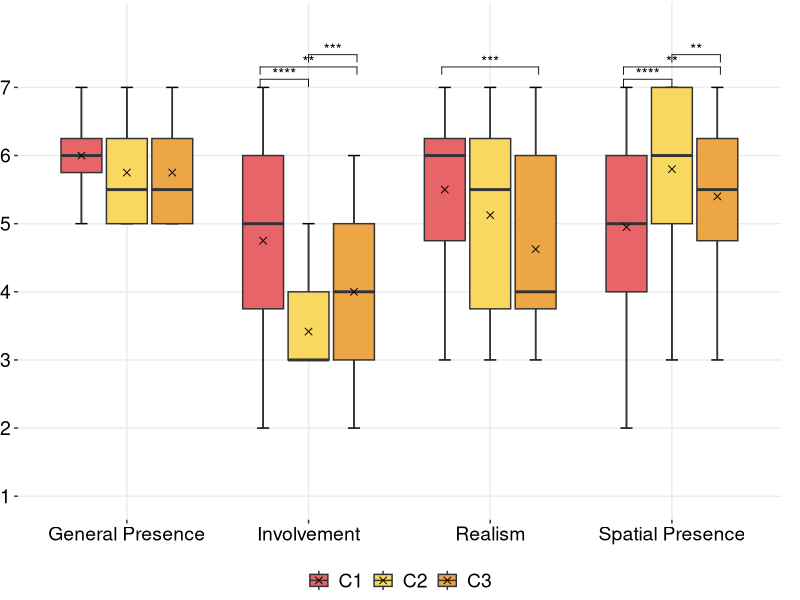
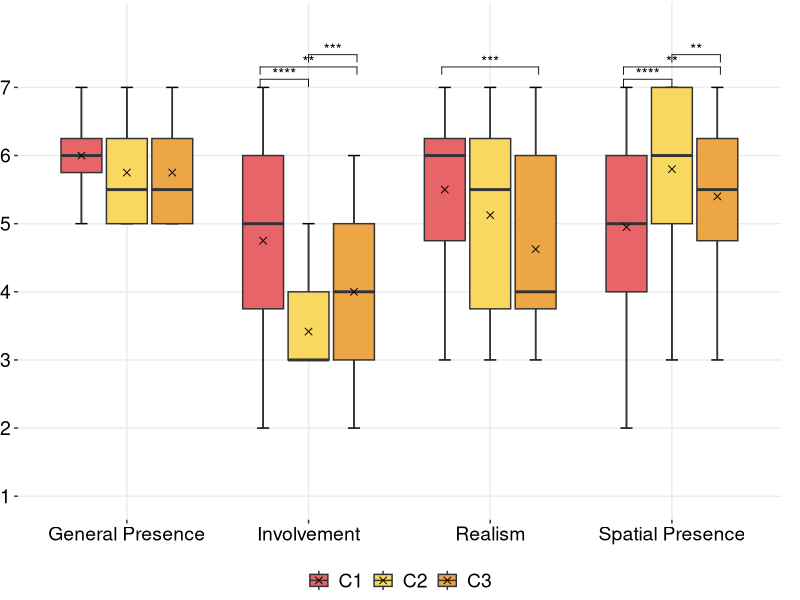

Generate these figures, in order, with R: (Note: this script raises an error after producing the figures.)
## ---- chunk 1
library(ggplot2)
library(ggpubr)
library(dplyr)
library(ggplot2)
library(gridExtra)
library(grid)
library(rstatix)

coloring = c("#E76469", "#F8D85E","#EDA645","#D1B0B3","#8C99A6","#ADD299","#4FA490","#3B7F9F")
fontsize = 14
dodge = .75

# Add automatically x and y positions
df=read.csv('csv/spatial.csv', sep=",")

head(df, n = 9)
## ---- chunk 2
data=read.csv('csv/spatial.csv', sep=",")
my_summary <- data %>%
  group_by(conditions) %>%
  summarize(
    Mean = mean(score),
    Median = median(score),
    SD = sd(score),
    Min = min(score),
    Max = max(score)
  )

# Print the table
my_summary
## ---- chunk 3
stat.test <- df %>% 
  group_by(params) %>% 
  wilcox_test(score~conditions, p.adjust.method = 'BH') %>%
  add_significance("p") %>%
  add_xy_position(x = "params")
  
bxp <- ggplot(df, aes(x = params, y = score)) + 
  stat_boxplot(aes(fill = conditions), 
               geom = "errorbar", 
               width = 0.2,
               position = position_dodge(width = 0.75)) +
  geom_boxplot(aes(fill = conditions), outlier.shape=NA) +
  stat_summary(aes(fill = conditions), 
               fun.y="mean", 
               geom= "point", 
               shape = 4, 
               size = 2,
               colour= "black", 
               position = position_dodge(width = 0.75)) +
  # stat_summary(aes(fill = conditions), 
  #              fun="median",
  #              colour= "black", 
  #              position = position_dodge(width = 0.75)) +
  theme_bw()

bxp + stat_pvalue_manual(stat.test, label = 'p.signif', hide.ns = TRUE, tip.length = 0.02) +
  scale_fill_manual(name= "conditions", values = c("#E76469", "#F8D85E","#EDA645")) +
  scale_color_manual(name = "conditions", values = c("#E76469", "#F8D85E","#EDA645")) + 
  scale_y_continuous(minor_breaks = seq(0, 7.9, 1), breaks = seq(1, 7.9, by=1), limits=c(1,7.9)) +
  theme(axis.line = element_blank(),
        axis.title.x=element_blank(),
        axis.title.y=element_blank(),
        axis.text.x = element_text(color="black", size=fontsize),
        axis.text.y = element_text(color="black", size=fontsize),
        text = element_text(size=fontsize),
        strip.background = element_blank(),
        plot.background = element_blank(),
        plot.margin = unit(c(0.005, .025, 0, 0), "null"),
        panel.border = element_blank(),
        panel.spacing = unit(c(0, 0, 0, 0), "null"),
        #panel.grid.major = element_blank(),
        legend.position="bottom",
        legend.direction = "horizontal",
        legend.justification = c("center", "top"),
        legend.title=element_blank(),
        legend.text=element_text(size=fontsize),
        legend.box.just = "right",
        legend.box.background = element_blank())

# saving the final figure
ggsave("out/spatial.pdf", width = 8, height = 4, dpi = 1000)
## ---- chunk 4
df=read.csv('csv/spatial.csv', sep=",")
condition_order <- c("C1", "C2", "C3")
df$condition <- factor(df$condition, levels = condition_order)
df_gp <- df[df$params == 'General Presence', ]
df_in <- df[df$params == 'Involvement', ]
df_rl <- df[df$params == 'Realism', ]
df_sp <- df[df$params == 'Spatial Presence', ]

df_gp.stat <- df_gp %>% group_by(role) %>%
  wilcox_test(score~condition, p.adjust.method = 'holm', paired = TRUE) %>%
  add_significance("p") %>% add_xy_position(x = "condition")
df_in.stat <- df_in %>% group_by(role) %>%
  wilcox_test(score~condition, p.adjust.method = 'holm', paired = TRUE) %>%
  add_significance("p") %>% add_xy_position(x = "condition")
df_rl.stat <- df_rl %>% group_by(role) %>%
  wilcox_test(score~condition, p.adjust.method = 'holm', paired = TRUE) %>%
  add_significance("p") %>% add_xy_position(x = "condition")
df_sp.stat <- df_sp %>% group_by(role) %>%
  wilcox_test(score~condition, p.adjust.method = 'holm', paired = TRUE) %>%
  add_significance("p") %>% add_xy_position(x = "condition")

df_gp.stat2 <- df_gp %>% wilcox_test(score~condition, p.adjust.method = 'holm', paired = TRUE) %>%
  add_significance("p") %>% add_xy_position(x = "condition")
df_in.stat2 <- df_in %>% wilcox_test(score~condition, p.adjust.method = 'holm', paired = TRUE) %>%
  add_significance("p") %>% add_xy_position(x = "conditions")
df_rl.stat2 <- df_rl %>% wilcox_test(score~condition, p.adjust.method = 'holm', paired = TRUE) %>%
  add_significance("p") %>% add_xy_position(x = "condition")
df_sp.stat2 <- df_sp %>% wilcox_test(score~condition, p.adjust.method = 'holm', paired = TRUE) %>%
  add_significance("p") %>% add_xy_position(x = "condition")


cp <- function(df, stat, stat2, dodge, lab) {
    ggplot(df, aes(x = conditions, y = score)) +
    stat_boxplot(aes(fill = role), geom = "errorbar", width = 0.3, position = position_dodge(1.1*dodge)) +
    geom_boxplot(aes(fill = role), width = 0.8*dodge, coef = 0, outlier.alpha = 0, show.legend = F,
                 position = position_dodge(1.1*dodge)) +
    stat_summary(aes(fill = role), fun.y = mean,
                 geom= "point", shape = 4, size = 2, colour= "black",
                 position = position_dodge(1.1*dodge)) +
    geom_vline(xintercept=c(0.5,1.5,2.5,3.5,4.5),color="#F2F2F2")+ 
    xlab(lab) +
    ylab(NULL) +
    # stat_pvalue_manual(stat, label = 'p.adj.signif', hide.ns = TRUE, tip.length = 0.02) +
    # stat_pvalue_manual(stat2, label = 'p.adj.signif', hide.ns = TRUE, tip.length = 0.02) +
    scale_fill_manual(name= "conditions", values = coloring) +
    scale_color_manual(name = "conditions", values = coloring) +
    scale_y_continuous(minor_breaks = seq(1, 7, 1), breaks = seq(1, 7, by=1), limits=c(1, 7)) +
    annotation_custom(grid::linesGrob(y = c(0,0), gp = grid::gpar(lwd=3))) +
    theme_bw() +
    theme(
      axis.line = element_blank(),
      axis.title.y=element_blank(),
      axis.text.x = element_blank(),
      axis.text.y = element_text(color="black", size=fontsize),
      text = element_text(size=fontsize),
      strip.background = element_blank(),
      plot.background = element_blank(),
      plot.tag = element_text(angle = 90, vjust = 1, size=fontsize),
      plot.tag.position = c(1, .5),
      plot.margin = unit(c(0.0, .025, 0, 0), "null"),
      panel.border = element_blank(),
      panel.spacing = unit(c(0, 0, 0, 0), "null"),
      panel.grid.major.x = element_blank(),
      legend.key = element_blank(),
      legend.key.size = unit(.5, "cm"),
      legend.key.height = unit(1, 'cm'), 
      legend.key.width = unit(.75, 'cm'), 
      legend.position="null",
      legend.direction = "horizontal",
      legend.justification = c("center", "top"),
      legend.title=element_blank(),
      legend.text=element_text(size=fontsize, margin = margin(r = 5)),
      legend.margin = margin(0, 0, 0, 0),
      legend.spacing.x = unit(0.1, "cm"),
      legend.spacing.y = unit(0, "cm"),
      legend.box.just = "right",
      legend.box.background = element_blank()
    ) 
}

a <- cp(df_be, df_be.stat, df_be.stat2, dodge, 'General Presence')+ theme(
    axis.text.x = element_text(color="black", size=fontsize*.7),
    plot.margin = unit(c(0.0, .025, .05, 0), "null"),
  ) + guides(fill = guide_legend(override.aes = list(color = "transparent")))
b <- cp(df_cp, df_ma.stat, df_ma.stat2, dodge, 'Involvement')+ theme(
    axis.text.x = element_text(color="black", size=fontsize*.7),
    plot.margin = unit(c(0.0, .025, .05, 0), "null"),
  ) + guides(fill = guide_legend(override.aes = list(color = "transparent")))
c <- cp(df_ma, df_ma.stat, df_ma.stat2, dodge, 'Realism') + theme(
    axis.text.x = element_text(color="black", size=fontsize*.7)
  ) + guides(fill = guide_legend(override.aes = list(color = "transparent")))
d <- cp(df_mu, df_mu.stat, df_mu.stat2, dodge, 'Spatial Presence') + theme(
    axis.text.x = element_text(color="black", size=fontsize*.7),
  ) + guides(fill = guide_legend(override.aes = list(color = "transparent")))

final_plot <- grid.arrange(a, b, c, d, nrow = 2, ncol = 2)

ggsave("out/spatial.pdf", final_plot, width = 8, height = 5, dpi = 1000) 

## ---- chunk 5
# create a data frame
spatial_data =read.csv('csv/spatial.csv', sep=",")
attach(spatial_data)

# analysis of variance
anova = aov(score ~params, data=spatial_data)
summary(anova)

# pairwise comp
tukey = TukeyHSD(anova)
print(tukey)
## ---- chunk 6
# grouped box plot
spatial_plt <- ggplot(data = spatial_data, mapping = aes(x = params, y = score, fill = vrar)) +
  stat_boxplot(geom = "errorbar", width=.2, position=position_dodge(.75)) +
  geom_boxplot(aes(color=vrar), coef = 0, outlier.alpha = 0, show.legend = F) +
  # geom_point(position=position_jitterdodge(dodge.width=0.9)) +
  stat_compare_means(method="t.test") + 
  geom_segment(data=spatial_data, aes(x=params, xend=params, y=3.5, yend=3.5), colour="red", size=2, inherit.aes = F)  + 
  stat_summary(fun="mean", geom="point", shape=1, size=3, position=position_dodge(width=0.75), color="black") + 
  stat_summary(geom = "crossbar", width=0.65, fatten=0, color="black", fun.data = function(x){c(y=median(x), ymin=median(x), ymax=median(x))}, position=position_dodge(width=0.75)) +
  scale_fill_manual(name= "vrar", values = c("#E76469", "#F8D85E")) +
  scale_color_manual(name = "vrar", values = c("#E76469", "#F8D85E")) + 
  scale_y_continuous(minor_breaks = seq(0, 7, 1), breaks = seq(1, 7.1, by=1), limits=c(1,7.1)) + 
  theme_bw() + 
  theme(axis.line = element_blank(),
        axis.title.x=element_blank(),
        axis.title.y=element_blank(),
        axis.text.x = element_text(color="black", size=fontsize),
        axis.text.y = element_text(color="black", size=fontsize),
        text = element_text(size=fontsize),
        strip.background = element_blank(),
        plot.background = element_blank(),
        plot.margin = unit(c(0.005, .025, 0, 0), "null"),
        panel.border = element_blank(),
        panel.spacing = unit(c(0, 0, 0, 0), "null"),
        #panel.grid.major = element_blank(),
        legend.position = c(.95, 0.2),
        legend.justification = c("right", "top"),
        legend.title=element_blank(),
        legend.text=element_text(size=fontsize),
        legend.box.just = "right",
        legend.box.background = element_rect(fill = "white", color = "black", size = 1))

spatial_plt
